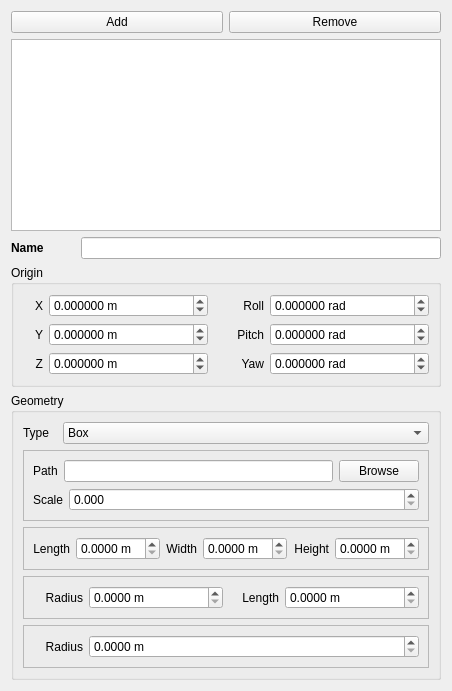
          <widget class="QWidget" name="CollisionTab">
            <attribute name="title">
              <string>Collision</string>
            </attribute>
            <layout class="QVBoxLayout">
              <item>
                <layout class="QHBoxLayout">
                  <item>
                    <widget class="QPushButton" name="AddCollisionButton">
                      <property name="text">
                        <string>Add</string>
                      </property>
                    </widget>
                  </item>
                  <item>
                    <widget class="QPushButton" name="RemoveCollisionButton">
                      <property name="text">
                        <string>Remove</string>
                      </property>
                    </widget>
                  </item>
                </layout>
              </item>
              <item>
                <widget class="QListWidget" name="CollisionListWidget" />
              </item>
              <item>
                <layout class="QHBoxLayout">
                  <item>
                    <widget class="QLabel" name="label_47">
                      <property name="minimumSize">
                        <size>
                          <width>64</width>
                          <height>0</height>
                        </size>
                      </property>
                      <property name="font">
                        <font>
                          <weight>75</weight>
                          <bold>true</bold>
                        </font>
                      </property>
                      <property name="text">
                        <string>Name</string>
                      </property>
                    </widget>
                  </item>
                  <item>
                    <widget class="QLineEdit" name="CollisionNameLineEdit" />
                  </item>
                </layout>
              </item>
              <item>
                <widget class="QGroupBox" name="CollisionOriginGroupBox">
                  <property name="enabled">
                    <bool>true</bool>
                  </property>
                  <property name="title">
                    <string>Origin</string>
                  </property>
                  <layout class="QGridLayout" name="gridLayout_5">
                    <item row="1" column="2">
                      <widget class="QLabel" name="label_20">
                        <property name="maximumSize">
                          <size>
                            <width>50</width>
                            <height>16777215</height>
                          </size>
                        </property>
                        <property name="layoutDirection">
                          <enum>Qt::LeftToRight</enum>
                        </property>
                        <property name="text">
                          <string>Pitch</string>
                        </property>
                        <property name="alignment">
                          <set>Qt::AlignRight|Qt::AlignTrailing|Qt::AlignVCenter</set>
                        </property>
                      </widget>
                    </item>
                    <item row="1" column="3">
                      <widget class="QDoubleSpinBox" name="CollisionOriginPitchSpinBox">
                        <property name="suffix">
                          <string> rad</string>
                        </property>
                        <property name="decimals">
                          <number>6</number>
                        </property>
                        <property name="minimum">
                          <double>-3.141592000000000</double>
                        </property>
                        <property name="maximum">
                          <double>3.141592000000000</double>
                        </property>
                        <property name="singleStep">
                          <double>0.010000000000000</double>
                        </property>
                      </widget>
                    </item>
                    <item row="2" column="0">
                      <widget class="QLabel" name="label_21">
                        <property name="maximumSize">
                          <size>
                            <width>20</width>
                            <height>16777215</height>
                          </size>
                        </property>
                        <property name="layoutDirection">
                          <enum>Qt::LeftToRight</enum>
                        </property>
                        <property name="text">
                          <string>Z</string>
                        </property>
                        <property name="alignment">
                          <set>Qt::AlignRight|Qt::AlignTrailing|Qt::AlignVCenter</set>
                        </property>
                      </widget>
                    </item>
                    <item row="0" column="3">
                      <widget class="QDoubleSpinBox" name="CollisionOriginRollSpinBox">
                        <property name="suffix">
                          <string> rad</string>
                        </property>
                        <property name="decimals">
                          <number>6</number>
                        </property>
                        <property name="minimum">
                          <double>-3.141592000000000</double>
                        </property>
                        <property name="maximum">
                          <double>3.141592000000000</double>
                        </property>
                        <property name="singleStep">
                          <double>0.010000000000000</double>
                        </property>
                      </widget>
                    </item>
                    <item row="1" column="0">
                      <widget class="QLabel" name="label_22">
                        <property name="maximumSize">
                          <size>
                            <width>20</width>
                            <height>16777215</height>
                          </size>
                        </property>
                        <property name="layoutDirection">
                          <enum>Qt::LeftToRight</enum>
                        </property>
                        <property name="text">
                          <string>Y</string>
                        </property>
                        <property name="alignment">
                          <set>Qt::AlignRight|Qt::AlignTrailing|Qt::AlignVCenter</set>
                        </property>
                      </widget>
                    </item>
                    <item row="1" column="1">
                      <widget class="QDoubleSpinBox" name="CollisionOriginYSpinBox">
                        <property name="suffix">
                          <string> m</string>
                        </property>
                        <property name="decimals">
                          <number>6</number>
                        </property>
                        <property name="minimum">
                          <double>-10000.000000000000000</double>
                        </property>
                        <property name="maximum">
                          <double>10000.000000000000000</double>
                        </property>
                        <property name="singleStep">
                          <double>0.001000000000000</double>
                        </property>
                      </widget>
                    </item>
                    <item row="0" column="2">
                      <widget class="QLabel" name="label_23">
                        <property name="maximumSize">
                          <size>
                            <width>50</width>
                            <height>16777215</height>
                          </size>
                        </property>
                        <property name="layoutDirection">
                          <enum>Qt::LeftToRight</enum>
                        </property>
                        <property name="text">
                          <string>Roll</string>
                        </property>
                        <property name="alignment">
                          <set>Qt::AlignRight|Qt::AlignTrailing|Qt::AlignVCenter</set>
                        </property>
                      </widget>
                    </item>
                    <item row="2" column="1">
                      <widget class="QDoubleSpinBox" name="CollisionOriginZSpinBox">
                        <property name="suffix">
                          <string> m</string>
                        </property>
                        <property name="decimals">
                          <number>6</number>
                        </property>
                        <property name="minimum">
                          <double>-10000.000000000000000</double>
                        </property>
                        <property name="maximum">
                          <double>10000.000000000000000</double>
                        </property>
                        <property name="singleStep">
                          <double>0.001000000000000</double>
                        </property>
                      </widget>
                    </item>
                    <item row="2" column="2">
                      <widget class="QLabel" name="label_24">
                        <property name="maximumSize">
                          <size>
                            <width>50</width>
                            <height>16777215</height>
                          </size>
                        </property>
                        <property name="layoutDirection">
                          <enum>Qt::LeftToRight</enum>
                        </property>
                        <property name="text">
                          <string>Yaw</string>
                        </property>
                        <property name="alignment">
                          <set>Qt::AlignRight|Qt::AlignTrailing|Qt::AlignVCenter</set>
                        </property>
                      </widget>
                    </item>
                    <item row="2" column="3">
                      <widget class="QDoubleSpinBox" name="CollisionOriginYawSpinBox">
                        <property name="suffix">
                          <string> rad</string>
                        </property>
                        <property name="decimals">
                          <number>6</number>
                        </property>
                        <property name="minimum">
                          <double>-3.141592000000000</double>
                        </property>
                        <property name="maximum">
                          <double>3.141592000000000</double>
                        </property>
                        <property name="singleStep">
                          <double>0.010000000000000</double>
                        </property>
                      </widget>
                    </item>
                    <item row="0" column="1">
                      <widget class="QDoubleSpinBox" name="CollisionOriginXSpinBox">
                        <property name="suffix">
                          <string> m</string>
                        </property>
                        <property name="decimals">
                          <number>6</number>
                        </property>
                        <property name="minimum">
                          <double>-10000.000000000000000</double>
                        </property>
                        <property name="maximum">
                          <double>10000.000000000000000</double>
                        </property>
                        <property name="singleStep">
                          <double>0.001000000000000</double>
                        </property>
                      </widget>
                    </item>
                    <item row="0" column="0">
                      <widget class="QLabel" name="label_25">
                        <property name="maximumSize">
                          <size>
                            <width>20</width>
                            <height>16777215</height>
                          </size>
                        </property>
                        <property name="layoutDirection">
                          <enum>Qt::LeftToRight</enum>
                        </property>
                        <property name="text">
                          <string>X</string>
                        </property>
                        <property name="alignment">
                          <set>Qt::AlignRight|Qt::AlignTrailing|Qt::AlignVCenter</set>
                        </property>
                      </widget>
                    </item>
                  </layout>
                </widget>
              </item>
              <item>
                <widget class="QGroupBox" name="CollisionGeometryGroupBox">
                  <property name="enabled">
                    <bool>true</bool>
                  </property>
                  <property name="title">
                    <string>Geometry</string>
                  </property>
                  <layout class="QGridLayout" name="gridLayout_6">
                    <item row="2" column="0" colspan="2">
                      <widget class="QFrame" name="CollisionGeometryBoxTypeFrame">
                        <property name="frameShape">
                          <enum>QFrame::StyledPanel</enum>
                        </property>
                        <property name="frameShadow">
                          <enum>QFrame::Raised</enum>
                        </property>
                        <layout class="QHBoxLayout">
                          <item>
                            <widget class="QLabel" name="label_27">
                              <property name="maximumSize">
                                <size>
                                  <width>50</width>
                                  <height>16777215</height>
                                </size>
                              </property>
                              <property name="layoutDirection">
                                <enum>Qt::LeftToRight</enum>
                              </property>
                              <property name="text">
                                <string>Length</string>
                              </property>
                              <property name="alignment">
                                <set>Qt::AlignRight|Qt::AlignTrailing|Qt::AlignVCenter</set>
                              </property>
                            </widget>
                          </item>
                          <item>
                            <widget class="QDoubleSpinBox" name="CollisionGeometryBoxLengthSpinBox">
                              <property name="suffix">
                                <string> m</string>
                              </property>
                              <property name="decimals">
                                <number>4</number>
                              </property>
                              <property name="singleStep">
                                <double>0.001000000000000</double>
                              </property>
                            </widget>
                          </item>
                          <item>
                            <widget class="QLabel" name="label_26">
                              <property name="maximumSize">
                                <size>
                                  <width>50</width>
                                  <height>16777215</height>
                                </size>
                              </property>
                              <property name="layoutDirection">
                                <enum>Qt::LeftToRight</enum>
                              </property>
                              <property name="text">
                                <string>Width</string>
                              </property>
                              <property name="alignment">
                                <set>Qt::AlignRight|Qt::AlignTrailing|Qt::AlignVCenter</set>
                              </property>
                            </widget>
                          </item>
                          <item>
                            <widget class="QDoubleSpinBox" name="CollisionGeometryBoxWidthSpinBox">
                              <property name="suffix">
                                <string> m</string>
                              </property>
                              <property name="decimals">
                                <number>4</number>
                              </property>
                              <property name="singleStep">
                                <double>0.001000000000000</double>
                              </property>
                            </widget>
                          </item>
                          <item>
                            <widget class="QLabel" name="label_28">
                              <property name="maximumSize">
                                <size>
                                  <width>50</width>
                                  <height>16777215</height>
                                </size>
                              </property>
                              <property name="layoutDirection">
                                <enum>Qt::LeftToRight</enum>
                              </property>
                              <property name="text">
                                <string>Height</string>
                              </property>
                              <property name="alignment">
                                <set>Qt::AlignRight|Qt::AlignTrailing|Qt::AlignVCenter</set>
                              </property>
                            </widget>
                          </item>
                          <item>
                            <widget class="QDoubleSpinBox" name="CollisionGeometryBoxHeightSpinBox">
                              <property name="suffix">
                                <string> m</string>
                              </property>
                              <property name="decimals">
                                <number>4</number>
                              </property>
                              <property name="singleStep">
                                <double>0.001000000000000</double>
                              </property>
                            </widget>
                          </item>
                        </layout>
                      </widget>
                    </item>
                    <item row="0" column="1">
                      <widget class="QComboBox" name="CollisionGeometryTypeComboBox">
                        <item>
                          <property name="text">
                            <string>Box</string>
                          </property>
                        </item>
                        <item>
                          <property name="text">
                            <string>Cylinder</string>
                          </property>
                        </item>
                        <item>
                          <property name="text">
                            <string>Sphere</string>
                          </property>
                        </item>
                        <item>
                          <property name="text">
                            <string>Mesh</string>
                          </property>
                        </item>
                      </widget>
                    </item>
                    <item row="0" column="0">
                      <widget class="QLabel" name="label_29">
                        <property name="maximumSize">
                          <size>
                            <width>34</width>
                            <height>16777215</height>
                          </size>
                        </property>
                        <property name="text">
                          <string>Type</string>
                        </property>
                      </widget>
                    </item>
                    <item row="4" column="0" colspan="2">
                      <widget class="QFrame" name="CollisionGeometrySphereTypeFrame">
                        <property name="frameShape">
                          <enum>QFrame::StyledPanel</enum>
                        </property>
                        <property name="frameShadow">
                          <enum>QFrame::Raised</enum>
                        </property>
                        <layout class="QHBoxLayout">
                          <item>
                            <widget class="QLabel" name="label_30">
                              <property name="maximumSize">
                                <size>
                                  <width>50</width>
                                  <height>16777215</height>
                                </size>
                              </property>
                              <property name="layoutDirection">
                                <enum>Qt::LeftToRight</enum>
                              </property>
                              <property name="text">
                                <string>Radius</string>
                              </property>
                              <property name="alignment">
                                <set>Qt::AlignRight|Qt::AlignTrailing|Qt::AlignVCenter</set>
                              </property>
                            </widget>
                          </item>
                          <item>
                            <widget class="QDoubleSpinBox" name="CollisionGeometrySphereRadiusSpinBox">
                              <property name="suffix">
                                <string> m</string>
                              </property>
                              <property name="decimals">
                                <number>4</number>
                              </property>
                              <property name="singleStep">
                                <double>0.001000000000000</double>
                              </property>
                            </widget>
                          </item>
                        </layout>
                      </widget>
                    </item>
                    <item row="3" column="0" colspan="2">
                      <widget class="QFrame" name="CollisionGeometryCylinderTypeFrame">
                        <property name="frameShape">
                          <enum>QFrame::StyledPanel</enum>
                        </property>
                        <property name="frameShadow">
                          <enum>QFrame::Raised</enum>
                        </property>
                        <layout class="QHBoxLayout">
                          <item>
                            <widget class="QLabel" name="label_31">
                              <property name="maximumSize">
                                <size>
                                  <width>50</width>
                                  <height>16777215</height>
                                </size>
                              </property>
                              <property name="layoutDirection">
                                <enum>Qt::LeftToRight</enum>
                              </property>
                              <property name="text">
                                <string>Radius</string>
                              </property>
                              <property name="alignment">
                                <set>Qt::AlignRight|Qt::AlignTrailing|Qt::AlignVCenter</set>
                              </property>
                            </widget>
                          </item>
                          <item>
                            <widget class="QDoubleSpinBox" name="CollisionGeometryCylinderRadiusSpinBox">
                              <property name="suffix">
                                <string> m</string>
                              </property>
                              <property name="decimals">
                                <number>4</number>
                              </property>
                              <property name="singleStep">
                                <double>0.001000000000000</double>
                              </property>
                            </widget>
                          </item>
                          <item>
                            <widget class="QLabel" name="label_32">
                              <property name="maximumSize">
                                <size>
                                  <width>50</width>
                                  <height>16777215</height>
                                </size>
                              </property>
                              <property name="layoutDirection">
                                <enum>Qt::LeftToRight</enum>
                              </property>
                              <property name="text">
                                <string>Length</string>
                              </property>
                              <property name="alignment">
                                <set>Qt::AlignRight|Qt::AlignTrailing|Qt::AlignVCenter</set>
                              </property>
                            </widget>
                          </item>
                          <item>
                            <widget class="QDoubleSpinBox" name="CollisionGeometryCylinderLengthSpinBox">
                              <property name="suffix">
                                <string> m</string>
                              </property>
                              <property name="decimals">
                                <number>4</number>
                              </property>
                              <property name="singleStep">
                                <double>0.001000000000000</double>
                              </property>
                            </widget>
                          </item>
                        </layout>
                      </widget>
                    </item>
                    <item row="1" column="0" colspan="2">
                      <widget class="QFrame" name="CollisionGeometryMeshTypeFrame">
                        <property name="frameShape">
                          <enum>QFrame::StyledPanel</enum>
                        </property>
                        <property name="frameShadow">
                          <enum>QFrame::Raised</enum>
                        </property>
                        <layout class="QVBoxLayout">
                          <item>
                            <layout class="QHBoxLayout">
                              <item>
                                <widget class="QLabel" name="label_13">
                                  <property name="sizePolicy">
                                    <sizepolicy hsizetype="Preferred" vsizetype="Preferred">
                                      <horstretch>0</horstretch>
                                      <verstretch>0</verstretch>
                                    </sizepolicy>
                                  </property>
                                  <property name="maximumSize">
                                    <size>
                                      <width>16777215</width>
                                      <height>16777215</height>
                                    </size>
                                  </property>
                                  <property name="text">
                                    <string>Path</string>
                                  </property>
                                </widget>
                              </item>
                              <item>
                                <widget class="QLineEdit" name="CollisionGeometryMeshPathLineEdit">
                                  <property name="focusPolicy">
                                    <enum>Qt::NoFocus</enum>
                                  </property>
                                  <property name="readOnly">
                                    <bool>true</bool>
                                  </property>
                                </widget>
                              </item>
                              <item>
                                <widget class="QPushButton" name="CollisionGeometryMeshBrowseButton">
                                  <property name="text">
                                    <string>Browse</string>
                                  </property>
                                </widget>
                              </item>
                            </layout>
                          </item>
                          <item>
                            <layout class="QHBoxLayout">
                              <item>
                                <widget class="QLabel" name="CollisionGeometryMeshScaleLabel">
                                  <property name="sizePolicy">
                                    <sizepolicy hsizetype="Preferred" vsizetype="Preferred">
                                      <horstretch>0</horstretch>
                                      <verstretch>0</verstretch>
                                    </sizepolicy>
                                  </property>
                                  <property name="maximumSize">
                                    <size>
                                      <width>50</width>
                                      <height>16777215</height>
                                    </size>
                                  </property>
                                  <property name="layoutDirection">
                                    <enum>Qt::LeftToRight</enum>
                                  </property>
                                  <property name="text">
                                    <string>Scale</string>
                                  </property>
                                </widget>
                              </item>
                              <item>
                                <widget class="QDoubleSpinBox" name="CollisionGeometryMeshScaleSpinBox">
                                  <property name="sizePolicy">
                                    <sizepolicy hsizetype="Expanding" vsizetype="Fixed">
                                      <horstretch>0</horstretch>
                                      <verstretch>0</verstretch>
                                    </sizepolicy>
                                  </property>
                                  <property name="focusPolicy">
                                    <enum>Qt::WheelFocus</enum>
                                  </property>
                                  <property name="decimals">
                                    <number>3</number>
                                  </property>
                                  <property name="maximum">
                                    <double>1000.000000000000000</double>
                                  </property>
                                  <property name="singleStep">
                                    <double>0.001000000000000</double>
                                  </property>
                                </widget>
                              </item>
                            </layout>
                          </item>
                        </layout>
                      </widget>
                    </item>
                  </layout>
                </widget>
              </item>
            </layout>
          </widget>
